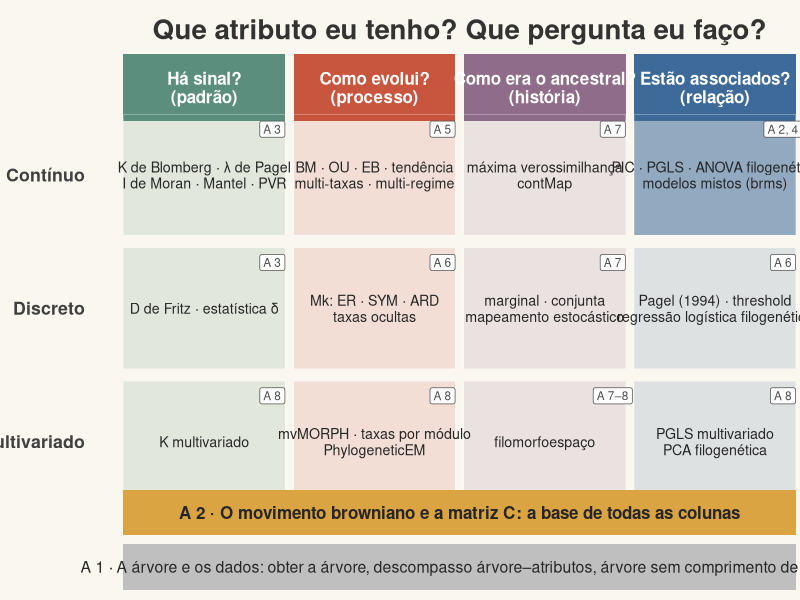

Here is the R script that generated this plot:
library(ggplot2); library(dplyr); library(tibble)
perg <- c("Há sinal?\n(padrão)", "Como evolui?\n(processo)", "Como era o ancestral?\n(história)", "Estão associados?\n(relação)")
cor_p <- c("#5b8e7d", "#c8553d", "#8e6c8a", "#3d6a99")
tipos <- c("Contínuo", "Discreto", "Multivariado")
celulas <- tribble(
  ~col, ~lin, ~txt, ~aula,
  1, 3, "K de Blomberg · λ de Pagel\nI de Moran · Mantel · PVR", "3",
  1, 2, "D de Fritz · estatística δ", "3",
  1, 1, "K multivariado", "8",
  2, 3, "BM · OU · EB · tendência\nmulti-taxas · multi-regime", "5",
  2, 2, "Mk: ER · SYM · ARD\ntaxas ocultas", "6",
  2, 1, "mvMORPH · taxas por módulo\nPhylogeneticEM", "8",
  3, 3, "máxima verossimilhança\ncontMap", "7",
  3, 2, "marginal · conjunta\nmapeamento estocástico", "7",
  3, 1, "filomorfoespaço", "7–8",
  4, 3, "PIC · PGLS · ANOVA filogenética\nmodelos mistos (brms)", "2, 4",
  4, 2, "Pagel (1994) · threshold\nregressão logística filogenética", "6",
  4, 1, "PGLS multivariado\nPCA filogenética", "8") |>
  mutate(x = col * 3, y = lin * 1.6 + 1.2)
destaque <- function(aula) grepl(paste0("\\b", aula, "\\b"), celulas$aula)
p <- ggplot() +
  annotate("text", x = 7.5, y = 7.75, label = "Que atributo eu tenho? Que pergunta eu faço?", size = 7, fontface = "bold", colour = "grey20") +
  geom_tile(data = tibble(x = 1:4 * 3, y = 7.05), aes(x, y), width = 2.85, height = 0.8, fill = cor_p) +
  geom_text(data = tibble(x = 1:4 * 3, y = 7.05, l = perg), aes(x, y, label = l), colour = "white", size = 4.3, fontface = "bold", lineheight = 0.9) +
  geom_tile(data = celulas, aes(x, y, fill = factor(col), alpha = destaque(2) | destaque(4)), width = 2.85, height = 1.45, colour = "white") +
  geom_text(data = celulas, aes(x, y, label = txt), size = 3.6, lineheight = 0.95, colour = "grey15") +
  geom_label(data = celulas, aes(x + 1.2, y + 0.55, label = paste("A", aula)), size = 3, linewidth = 0, fill = "white", colour = "grey30") +
  geom_text(data = tibble(y = 1:3 * 1.6 + 1.2, l = rev(tipos)), aes(x = 0.9, y, label = l), size = 4.5, fontface = "bold", hjust = 1, colour = "grey25") +
  annotate("tile", x = 7.5, y = 1.95, width = 11.85, height = 0.55, fill = "#d9a441") +
  annotate("text", x = 7.5, y = 1.95, label = "A 2 · O movimento browniano e a matriz C: a base de todas as colunas", size = 4.3, fontface = "bold", colour = "grey15") +
  annotate("tile", x = 7.5, y = 1.3, width = 11.85, height = 0.55, fill = "grey75") +
  annotate("text", x = 7.5, y = 1.3, label = "A 1 · A árvore e os dados: obter a árvore, descompasso árvore–atributos, árvore sem comprimento de ramo", size = 4, colour = "grey15") +
  scale_fill_manual(values = cor_p, guide = "none") + scale_alpha_manual(values = c(`TRUE` = 0.55, `FALSE` = 0.15), guide = "none") +
  coord_cartesian(xlim = c(-0.6, 13.5), ylim = c(0.9, 8.1), expand = FALSE) + theme_void() +
  theme(plot.background = element_rect(fill = "#faf7f0", colour = NA))
ggsave(file.path(Sys.getenv("OUT"), "mapa_esboco.png"), p, width = 13, height = 7.2, dpi = 110)
